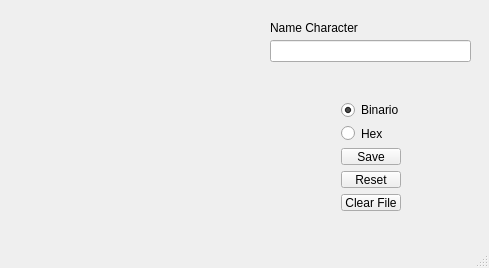
<?xml version="1.0" encoding="UTF-8"?>
<ui version="4.0">
 <class>MainWindow</class>
 <widget class="QMainWindow" name="MainWindow">
  <property name="geometry">
   <rect>
    <x>0</x>
    <y>0</y>
    <width>489</width>
    <height>268</height>
   </rect>
  </property>
  <property name="windowTitle">
   <string>MainWindow</string>
  </property>
  <widget class="QWidget" name="centralWidget">
   <widget class="QWidget" name="gridLayoutWidget">
    <property name="geometry">
     <rect>
      <x>20</x>
      <y>10</y>
      <width>221</width>
      <height>221</height>
     </rect>
    </property>
    <layout class="QGridLayout" name="gridLayout"/>
   </widget>
   <widget class="QWidget" name="verticalLayoutWidget">
    <property name="geometry">
     <rect>
      <x>330</x>
      <y>90</y>
      <width>82</width>
      <height>132</height>
     </rect>
    </property>
    <layout class="QVBoxLayout" name="verticalLayout">
     <item>
      <widget class="QRadioButton" name="binarioRadioButton">
       <property name="text">
        <string>Binario</string>
       </property>
       <property name="checked">
        <bool>true</bool>
       </property>
      </widget>
     </item>
     <item>
      <widget class="QRadioButton" name="hexRadioButton">
       <property name="text">
        <string>Hex</string>
       </property>
       <property name="checkable">
        <bool>true</bool>
       </property>
      </widget>
     </item>
     <item>
      <widget class="QPushButton" name="saveButton">
       <property name="text">
        <string>Save</string>
       </property>
      </widget>
     </item>
     <item>
      <widget class="QPushButton" name="resetButton">
       <property name="text">
        <string>Reset</string>
       </property>
      </widget>
     </item>
     <item>
      <widget class="QPushButton" name="clearButton">
       <property name="text">
        <string>Clear File</string>
       </property>
      </widget>
     </item>
    </layout>
   </widget>
   <widget class="QLabel" name="previewLabel">
    <property name="geometry">
     <rect>
      <x>270</x>
      <y>20</y>
      <width>111</width>
      <height>16</height>
     </rect>
    </property>
    <property name="text">
     <string>Name Character</string>
    </property>
   </widget>
   <widget class="QLineEdit" name="nameInput">
    <property name="geometry">
     <rect>
      <x>270</x>
      <y>40</y>
      <width>201</width>
      <height>22</height>
     </rect>
    </property>
   </widget>
  </widget>
  <widget class="QStatusBar" name="statusBar"/>
 </widget>
 <layoutdefault spacing="6" margin="11"/>
 <resources/>
 <connections/>
</ui>
